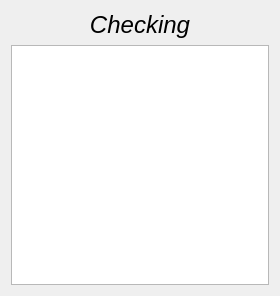
<?xml version="1.0" encoding="UTF-8"?>
<ui version="4.0">
 <class>Form</class>
 <widget class="QWidget" name="Form">
  <property name="geometry">
   <rect>
    <x>0</x>
    <y>0</y>
    <width>280</width>
    <height>296</height>
   </rect>
  </property>
  <property name="windowTitle">
   <string>Form</string>
  </property>
  <layout class="QHBoxLayout" name="horizontalLayout">
   <item>
    <layout class="QVBoxLayout" name="verticalLayout">
     <item>
      <widget class="QLabel" name="label">
       <property name="font">
        <font>
         <pointsize>18</pointsize>
         <italic>true</italic>
         <underline>false</underline>
        </font>
       </property>
       <property name="layoutDirection">
        <enum>Qt::RightToLeft</enum>
       </property>
       <property name="text">
        <string>Checking</string>
       </property>
       <property name="alignment">
        <set>Qt::AlignCenter</set>
       </property>
      </widget>
     </item>
     <item>
      <widget class="QTableView" name="tableView">
       <property name="font">
        <font>
         <pointsize>12</pointsize>
        </font>
       </property>
      </widget>
     </item>
     <item>
      <layout class="QHBoxLayout" name="horizontalLayout_2"/>
     </item>
    </layout>
   </item>
  </layout>
 </widget>
 <resources/>
 <connections/>
</ui>
